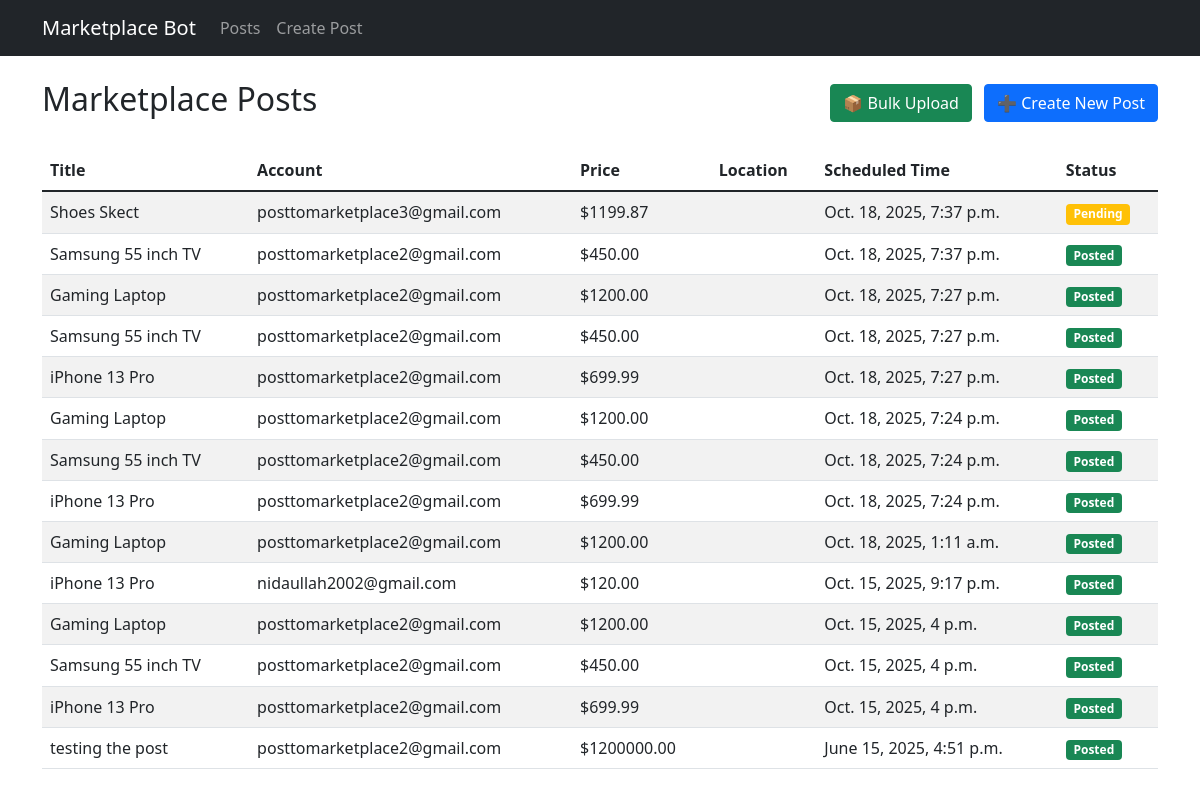
The page / on the database its author committed.
### postings/models.py (models this page shows, shortened)
class MarketplacePost(models.Model):
    account = models.ForeignKey(FacebookAccount, on_delete=models.CASCADE)
    title = models.CharField(max_length=255)
    description = models.TextField()
    price = models.DecimalField(max_digits=10, decimal_places=2)
    image = models.ImageField(upload_to='posts/', blank=True)
    scheduled_time = models.DateTimeField()
    posted = models.BooleanField(default=False)
    created_at = models.DateTimeField(auto_now_add=True)
    updated_at = models.DateTimeField(auto_now=True)

### accounts/models.py (models this page shows, shortened)
class FacebookAccount(models.Model):
    email = models.EmailField()
    password = models.CharField(max_length=255)  # Store securely in production
    session_cookie = models.TextField(blank=True, null=True)
    created_at = models.DateTimeField(auto_now_add=True)

### postings/views.py (the view)
# urls.py: path('', views.post_list, name='post_list'),
def post_list(request):
    posts = MarketplacePost.objects.all().order_by('-scheduled_time')
    return render(request, 'postings/post_list.html', {'posts': posts})

### postings/templates/postings/post_list.html
{% extends "base.html" %} {% block content %}
<div class="container mt-4">
  <div class="d-flex justify-content-between align-items-center mb-4">
    <h2>Marketplace Posts</h2>
    <div>
      <a href="{% url 'bulk_upload_posts' %}" class="btn btn-success me-2"
        >📦 Bulk Upload</a
      >
      <a href="{% url 'create_post' %}" class="btn btn-primary"
        >➕ Create New Post</a
      >
    </div>
  </div>
  <div class="table-responsive">
    <table class="table table-striped">
      <thead>
        <tr>
          <th>Title</th>
          <th>Account</th>
          <th>Price</th>
          <th>Location</th>
          <th>Scheduled Time</th>
          <th>Status</th>
        </tr>
      </thead>
      <tbody>
        {% for post in posts %}
        <tr>
          <td>{{ post.title }}</td>
          <td>{{ post.account.email }}</td>
          <td>${{ post.price }}</td>
          <td>{{ post.location }}</td>
          <td>{{ post.scheduled_time }}</td>
          <td>
            {% if post.posted %}
            <span class="badge bg-success">Posted</span>
            {% else %}
            <span class="badge bg-warning">Pending</span>
            {% endif %}
          </td>
        </tr>
        {% empty %}
        <tr>
          <td colspan="6" class="text-center">No posts found.</td>
        </tr>
        {% endfor %}
      </tbody>
    </table>
  </div>
</div>
{% endblock %}

### rows shown on the page
MarketplacePost: title "Shoes Skect", account.email "posttomarketplace3@gmail.com", price "1199.87", scheduled_time "Oct. 18, 2025, 7:37 p.m.", posted "Pending"
MarketplacePost: title "Samsung 55 inch TV", account.email "posttomarketplace2@gmail.com", price "450.00", scheduled_time "Oct. 18, 2025, 7:37 p.m.", posted "Posted"
MarketplacePost: title "Gaming Laptop", account.email "posttomarketplace2@gmail.com", price "1200.00", scheduled_time "Oct. 18, 2025, 7:27 p.m.", posted "Posted"
MarketplacePost: title "Samsung 55 inch TV", account.email "posttomarketplace2@gmail.com", price "450.00", scheduled_time "Oct. 18, 2025, 7:27 p.m.", posted "Posted"
MarketplacePost: title "iPhone 13 Pro", account.email "posttomarketplace2@gmail.com", price "699.99", scheduled_time "Oct. 18, 2025, 7:27 p.m.", posted "Posted"
MarketplacePost: title "Gaming Laptop", account.email "posttomarketplace2@gmail.com", price "1200.00", scheduled_time "Oct. 18, 2025, 7:24 p.m.", posted "Posted"
MarketplacePost: title "Samsung 55 inch TV", account.email "posttomarketplace2@gmail.com", price "450.00", scheduled_time "Oct. 18, 2025, 7:24 p.m.", posted "Posted"
MarketplacePost: title "iPhone 13 Pro", account.email "posttomarketplace2@gmail.com", price "699.99", scheduled_time "Oct. 18, 2025, 7:24 p.m.", posted "Posted"
MarketplacePost: title "Gaming Laptop", account.email "posttomarketplace2@gmail.com", price "1200.00", scheduled_time "Oct. 18, 2025, 1:11 a.m.", posted "Posted"
MarketplacePost: title "iPhone 13 Pro", account.email "nidaullah2002@gmail.com", price "120.00", scheduled_time "Oct. 15, 2025, 9:17 p.m.", posted "Posted"
MarketplacePost: title "Gaming Laptop", account.email "posttomarketplace2@gmail.com", price "1200.00", scheduled_time "Oct. 15, 2025, 4 p.m.", posted "Posted"
MarketplacePost: title "Samsung 55 inch TV", account.email "posttomarketplace2@gmail.com", price "450.00", scheduled_time "Oct. 15, 2025, 4 p.m.", posted "Posted"
MarketplacePost: title "iPhone 13 Pro", account.email "posttomarketplace2@gmail.com", price "699.99", scheduled_time "Oct. 15, 2025, 4 p.m.", posted "Posted"
MarketplacePost: title "testing the post", account.email "posttomarketplace2@gmail.com", price "1200000.00", scheduled_time "June 15, 2025, 4:51 p.m.", posted "Posted"
